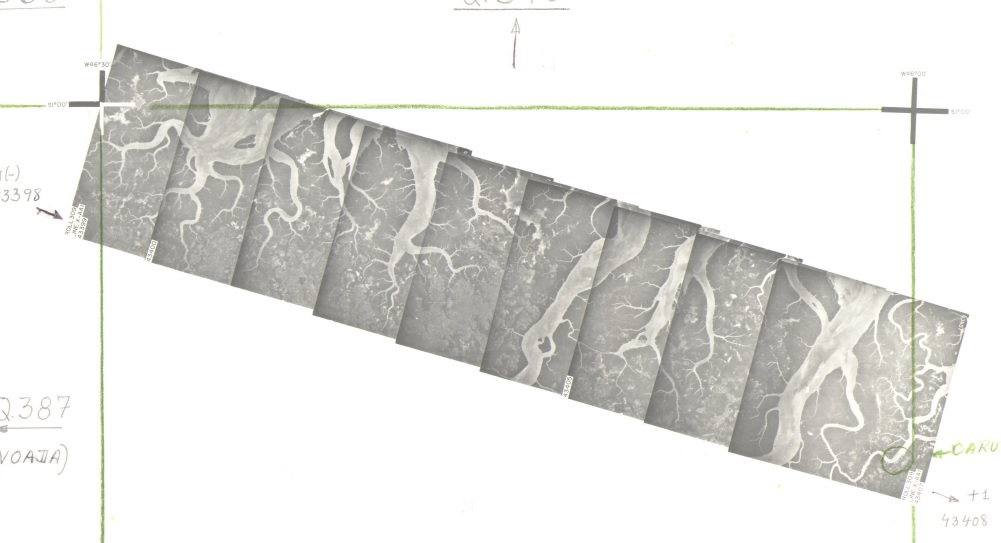
#> input picture ar/index_1.jpg, 1001 x 543 px
$ jupyter execute test.ipynb
#> lines starting #> are read from the running program, lines starting #| are printed output that depends on the picture; after the words box and inside, x2 and y2 are one past the last pixel; in counts of white or black regions, pixels touching at a corner belong together
[cell 1]
import cv2
import numpy as np

# Load the images
image_paths = 'index_1.jpg'
image = cv2.imread(image_paths)
#> image is the input picture: shape (543, 1001, 3); mean B, G, R 225.9, 228.6, 228.9
gray = cv2.cvtColor(image, cv2.COLOR_BGR2GRAY)

# Preprocessing
blurred = cv2.GaussianBlur(gray, (5, 5), 0)

# Edge detection
edges = cv2.Canny(blurred, 50, 150)
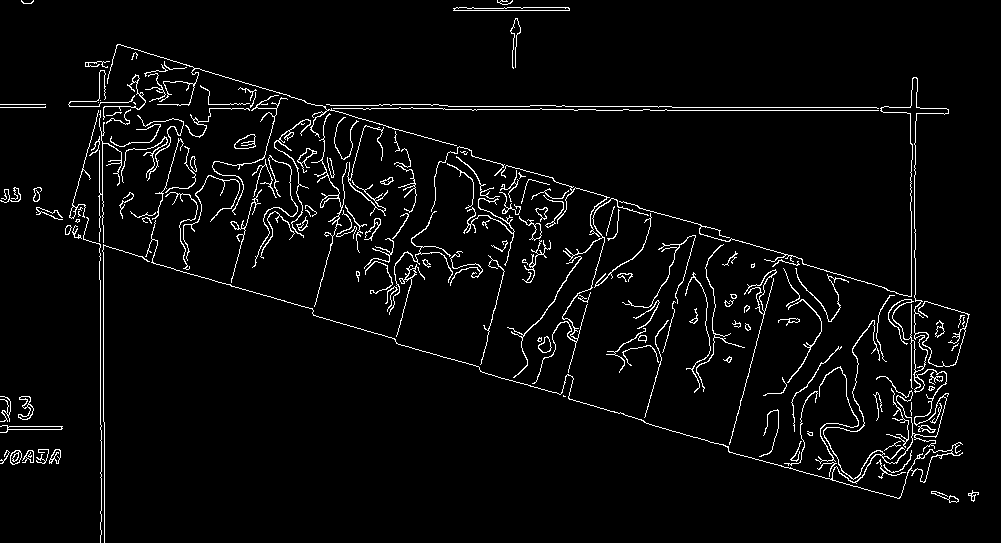
#> edges: shape (543, 1001); 3.9% white in thin lines or dots

# Morphological operations to handle overlaps and connect broken edges
kernel = cv2.getStructuringElement(cv2.MORPH_RECT, (5, 5))
dilated = cv2.dilate(edges, kernel, iterations=1)
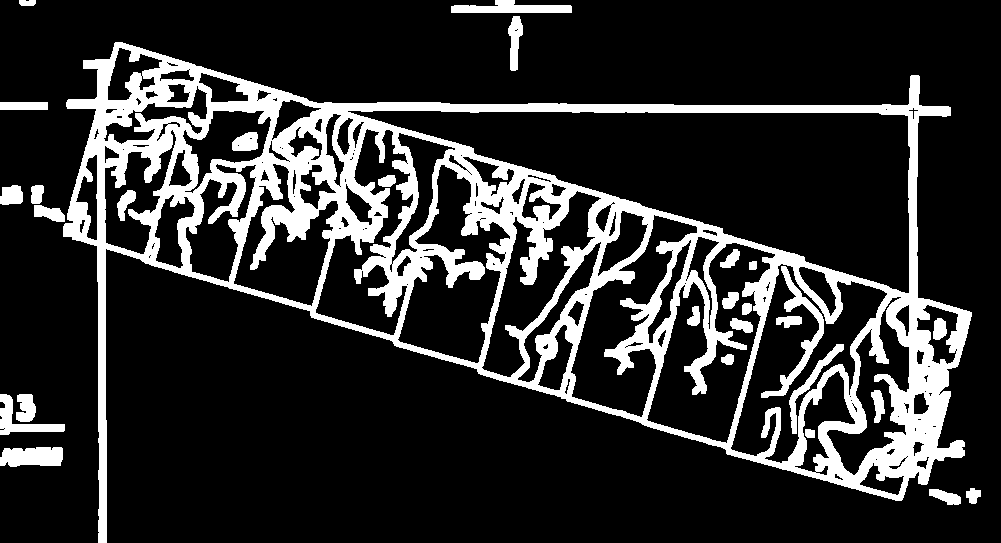
#> dilated: shape (543, 1001); 18.1% white; 29 white regions

# Find contours
contours, _ = cv2.findContours(dilated, cv2.RETR_TREE, cv2.CHAIN_APPROX_SIMPLE)
#> contours = 202 contours, 88 with area under 20; largest, box (x1, y1, x2, y2) and area: (63, 42, 972, 543) 244046, (347, 110, 911, 294) 50290, (730, 263, 888, 464) 13412, (646, 242, 776, 444) 12756, (397, 164, 511, 364) 10790

# Iterate through contours and filter for squares
squares = []
for cnt in contours:
    approx = cv2.approxPolyDP(cnt, 0.02 * cv2.arcLength(cnt, True), True)
    if len(approx) == 4:  # Check if it is a quadrilateral
        # Verify if all sides are approximately the same length
        (x, y, w, h) = cv2.boundingRect(approx)
        aspect_ratio = float(w) / h
        if 0.9 < aspect_ratio < 1.1:  # Check if the aspect ratio is near 1
            squares.append(approx)
#> this loop made 202 passes
#> (approx, x, y, w, h, aspect_ratio) on passes 6, 10, 15, 18, 19, 22, 26, 30, 31, 32: ([[3, 428], [4, 427], [5, 428], [4, 429]], 3, 427, 3, 3, 1), ([[0, 102], [0, 109], [47, 109], [47, 102]], 0, 102, 48, 8, 6), ([[875, 459], [876, 458], [877, 459], [876, 460]], 875, 458, 3, 3, 1), ([[905, 457], [906, 456], [907, 457], [906, 458]], 905, 456, 3, 3, 1), ([[906, 456], [907, 455], [908, 456], [907, 457]], 906, 455, 3, 3, 1), ([[924, 433], [925, 432], [926, 433], [925, 434]], 924, 432, 3, 3, 1), ([[897, 416], [898, 415], [899, 416], [898, 417]], 897, 415, 3, 3, 1), ([[903, 403], [904, 402], [905, 403], [904, 404]], 903, 402, 3, 3, 1), ([[851, 403], [852, 402], [853, 403], [852, 404]], 851, 402, 3, 3, 1), ([[850, 400], [851, 399], [852, 400], [851, 401]], 850, 399, 3, 3, 1)
#> (x, y, w, h, aspect_ratio) on passes 62, 63, 68, 77, 79, 90: (406, 283, 3, 3, 1), (684, 282, 3, 3, 1), (792, 344, 52, 90, 0.578), (149, 254, 3, 3, 1), (671, 249, 3, 3, 1), (153, 242, 3, 3, 1)
#> after the loop, squares = 50 contours, all with area under 20

# Draw detected squares on the image
for square in squares:
    cv2.drawContours(image, [square], 0, (0, 255, 0), 2)
#> this loop made 50 passes
#> square on passes 1 to 12: [[3, 428], [4, 427], [5, 428], [4, 429]], [[875, 459], [876, 458], [877, 459], [876, 460]], [[905, 457], [906, 456], [907, 457], [906, 458]], [[906, 456], [907, 455], [908, 456], [907, 457]], [[924, 433], [925, 432], [926, 433], [925, 434]], [[897, 416], [898, 415], [899, 416], [898, 417]], [[903, 403], [904, 402], [905, 403], [904, 404]], [[851, 403], [852, 402], [853, 403], [852, 404]], [[850, 400], [851, 399], [852, 400], [851, 401]], [[849, 396], [850, 395], [851, 396], [850, 397]], [[938, 394], [939, 393], [940, 394], [939, 395]], [[924, 391], [925, 390], [926, 391], [925, 392]]
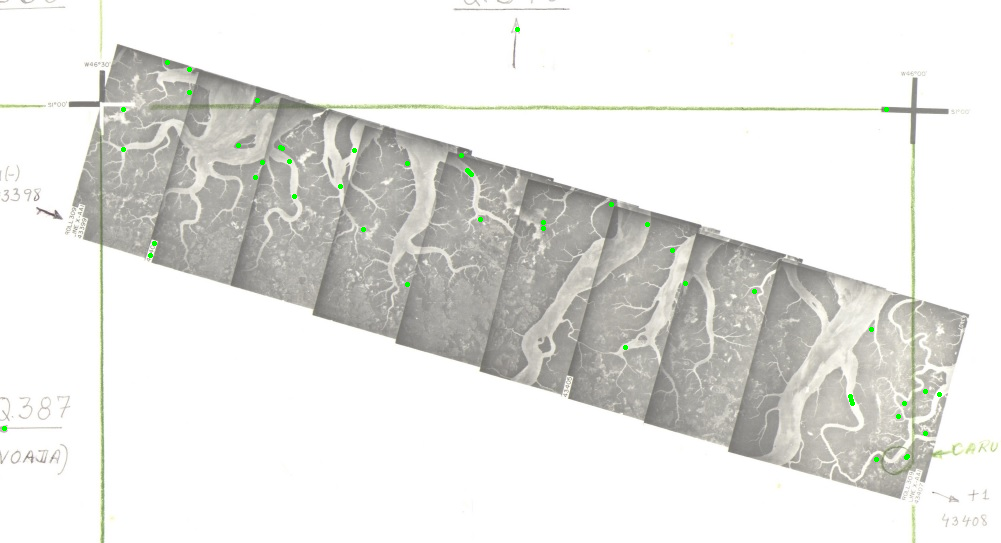
#> image: shape (543, 1001, 3); 0.18% of pixels changed, all inside (x1, y1, x2, y2) = (2, 27, 942, 462)

# Display the result
cv2.imwrite('detected_squares.jpg', image)
cv2.imshow('Detected Squares', image)

cv2.waitKey(0)
cv2.destroyAllWindows()

$ run again, with ar/index_2.jpg copied over ar/index_1.jpg
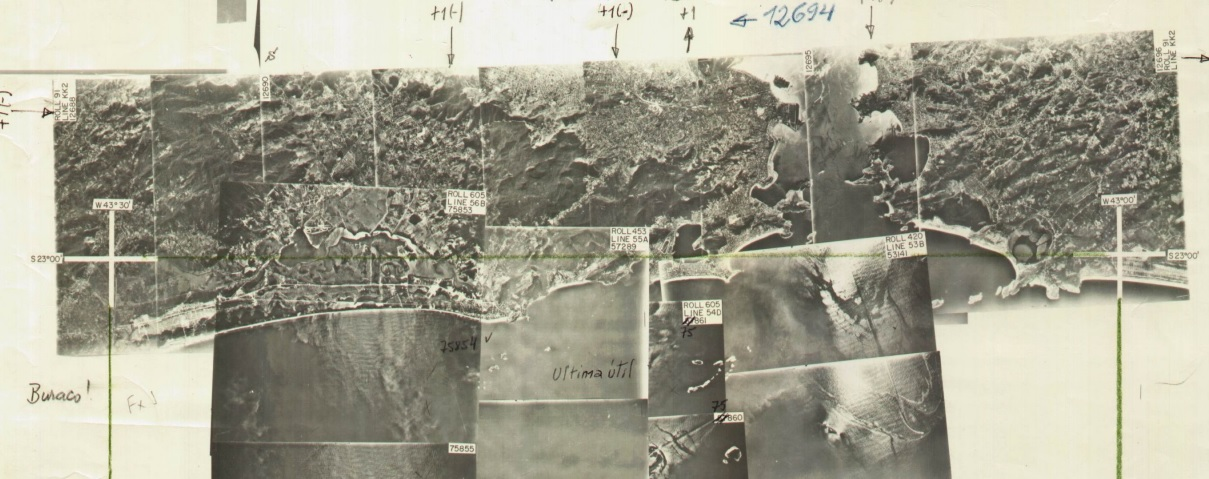
#> input picture ar/index_2.jpg, 1209 x 479 px
#> image is the input picture: shape (479, 1209, 3); mean B, G, R 143, 160, 162.3
#> `edges = cv2.Canny(blurred, 50, 150)`:
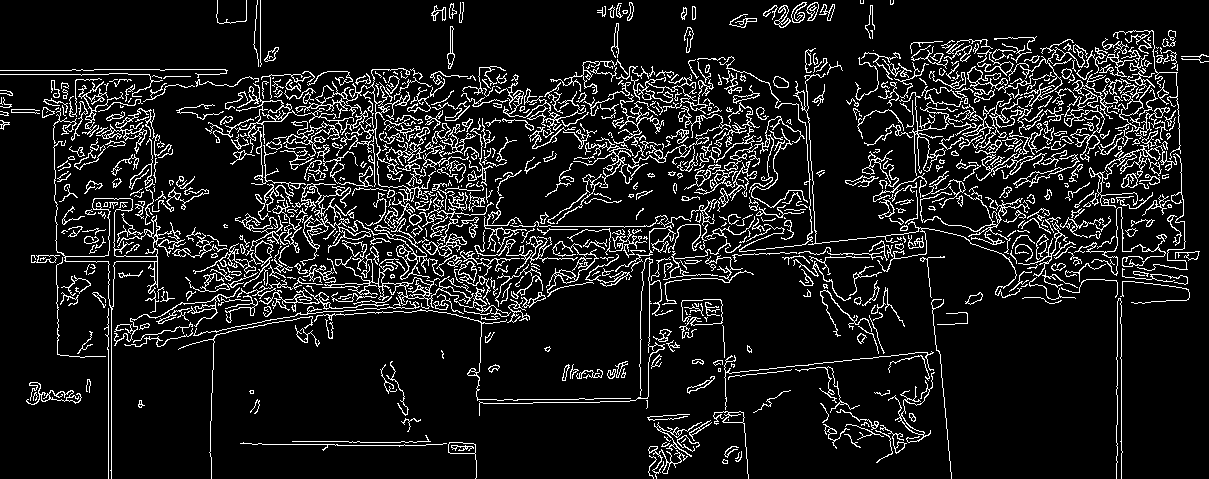
#> edges: shape (479, 1209); 10.8% white in thin lines or dots
#> dilated: shape (479, 1209); 43.3% white; 34 white regions
#> contours = 842 contours, 507 with area under 20; largest, box (x1, y1, x2, y2) and area: (0, 21, 1209, 479) 323848, (478, 263, 643, 399) 15147, (667, 255, 877, 371) 11604, (143, 79, 268, 245) 9810, (487, 122, 611, 225) 5380
#> the loop `for cnt in contours:` made 842 passes
#> (approx, x, y) on passes 13, 20, 25, 29, 31, 40, 44: ([[971, 299], [972, 298], [973, 299], [972, 300]], 971, 298), ([[910, 435], [911, 434], [912, 435], [911, 436]], 910, 434), ([[727, 365], [728, 364], [729, 365], [728, 366]], 727, 364), ([[669, 338], [670, 337], [671, 338], [670, 339]], 669, 337), ([[119, 333], [120, 332], [121, 333], [120, 334]], 119, 332), ([[470, 315], [471, 314], [472, 315], [471, 316]], 470, 314), ([[717, 312], [718, 311], [719, 312], [718, 313]], 717, 311)
#> after the loop `for cnt in contours:`: squares = 207 contours, all with area under 20
#> the loop `for square in squares:` made 207 passes
#> square on passes 1 to 3: [[971, 299], [972, 298], [973, 299], [972, 300]], [[910, 435], [911, 434], [912, 435], [911, 436]], [[727, 365], [728, 364], [729, 365], [728, 366]]
#> after the loop `for square in squares:`:
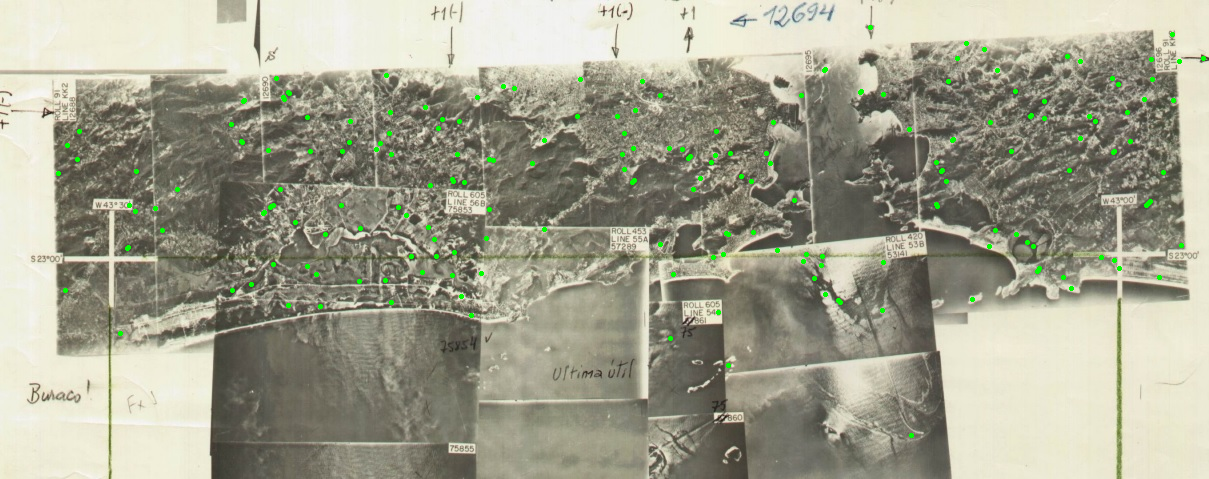
#> image: shape (479, 1209, 3); 0.69% of pixels changed, all inside (x1, y1, x2, y2) = (56, 25, 1206, 438)
